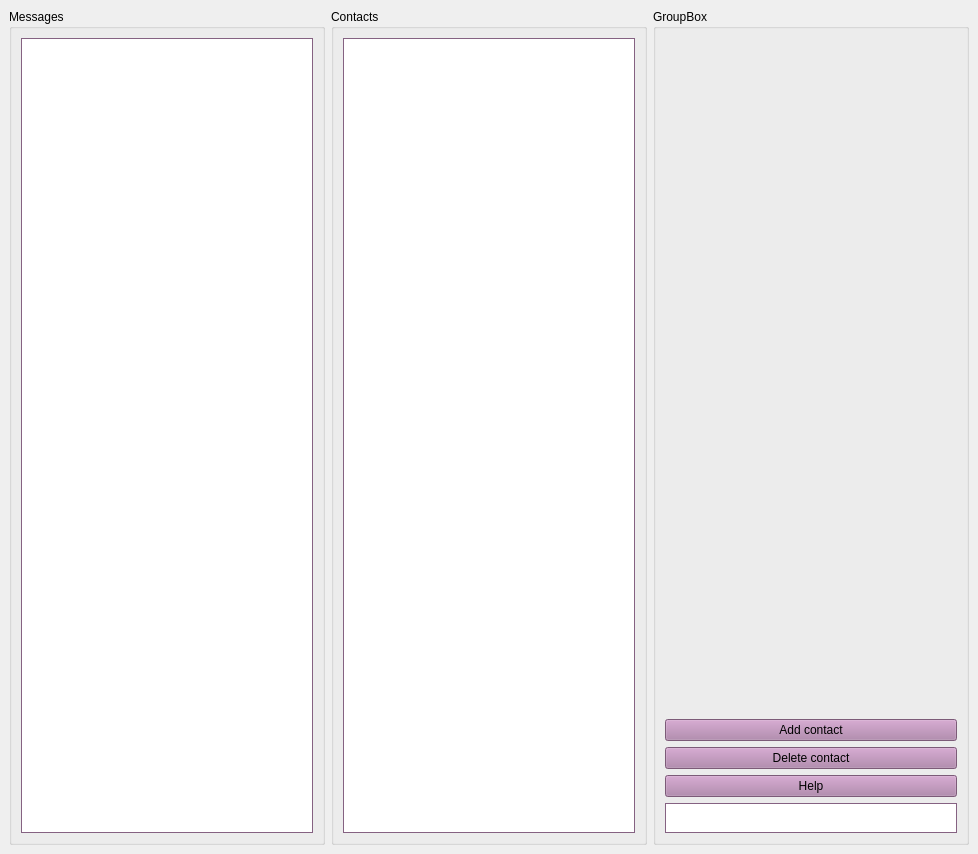
<?xml version="1.0" encoding="UTF-8"?>
<ui version="4.0">
 <class>MainWindow</class>
 <widget class="QMainWindow" name="MainWindow">
  <property name="geometry">
   <rect>
    <x>0</x>
    <y>0</y>
    <width>978</width>
    <height>854</height>
   </rect>
  </property>
  <property name="sizePolicy">
   <sizepolicy hsizetype="Expanding" vsizetype="Expanding">
    <horstretch>4</horstretch>
    <verstretch>4</verstretch>
   </sizepolicy>
  </property>
  <property name="minimumSize">
   <size>
    <width>533</width>
    <height>414</height>
   </size>
  </property>
  <property name="maximumSize">
   <size>
    <width>978</width>
    <height>854</height>
   </size>
  </property>
  <property name="baseSize">
   <size>
    <width>809</width>
    <height>618</height>
   </size>
  </property>
  <property name="windowTitle">
   <string>MainWindow</string>
  </property>
  <widget class="QWidget" name="centralwidget">
   <property name="palette">
    <palette>
     <active>
      <colorrole role="WindowText">
       <brush brushstyle="SolidPattern">
        <color alpha="255">
         <red>0</red>
         <green>0</green>
         <blue>0</blue>
        </color>
       </brush>
      </colorrole>
      <colorrole role="Button">
       <brush brushstyle="SolidPattern">
        <color alpha="255">
         <red>173</red>
         <green>127</green>
         <blue>168</blue>
        </color>
       </brush>
      </colorrole>
      <colorrole role="Light">
       <brush brushstyle="SolidPattern">
        <color alpha="255">
         <red>255</red>
         <green>192</green>
         <blue>249</blue>
        </color>
       </brush>
      </colorrole>
      <colorrole role="Midlight">
       <brush brushstyle="SolidPattern">
        <color alpha="255">
         <red>214</red>
         <green>159</green>
         <blue>208</blue>
        </color>
       </brush>
      </colorrole>
      <colorrole role="Dark">
       <brush brushstyle="SolidPattern">
        <color alpha="255">
         <red>86</red>
         <green>63</green>
         <blue>84</blue>
        </color>
       </brush>
      </colorrole>
      <colorrole role="Mid">
       <brush brushstyle="SolidPattern">
        <color alpha="255">
         <red>115</red>
         <green>84</green>
         <blue>112</blue>
        </color>
       </brush>
      </colorrole>
      <colorrole role="Text">
       <brush brushstyle="SolidPattern">
        <color alpha="255">
         <red>0</red>
         <green>0</green>
         <blue>0</blue>
        </color>
       </brush>
      </colorrole>
      <colorrole role="BrightText">
       <brush brushstyle="SolidPattern">
        <color alpha="255">
         <red>255</red>
         <green>255</green>
         <blue>255</blue>
        </color>
       </brush>
      </colorrole>
      <colorrole role="ButtonText">
       <brush brushstyle="SolidPattern">
        <color alpha="255">
         <red>0</red>
         <green>0</green>
         <blue>0</blue>
        </color>
       </brush>
      </colorrole>
      <colorrole role="Base">
       <brush brushstyle="SolidPattern">
        <color alpha="255">
         <red>255</red>
         <green>255</green>
         <blue>255</blue>
        </color>
       </brush>
      </colorrole>
      <colorrole role="Window">
       <brush brushstyle="SolidPattern">
        <color alpha="255">
         <red>173</red>
         <green>127</green>
         <blue>168</blue>
        </color>
       </brush>
      </colorrole>
      <colorrole role="Shadow">
       <brush brushstyle="SolidPattern">
        <color alpha="255">
         <red>0</red>
         <green>0</green>
         <blue>0</blue>
        </color>
       </brush>
      </colorrole>
      <colorrole role="AlternateBase">
       <brush brushstyle="SolidPattern">
        <color alpha="255">
         <red>214</red>
         <green>191</green>
         <blue>211</blue>
        </color>
       </brush>
      </colorrole>
      <colorrole role="ToolTipBase">
       <brush brushstyle="SolidPattern">
        <color alpha="255">
         <red>255</red>
         <green>255</green>
         <blue>220</blue>
        </color>
       </brush>
      </colorrole>
      <colorrole role="ToolTipText">
       <brush brushstyle="SolidPattern">
        <color alpha="255">
         <red>0</red>
         <green>0</green>
         <blue>0</blue>
        </color>
       </brush>
      </colorrole>
     </active>
     <inactive>
      <colorrole role="WindowText">
       <brush brushstyle="SolidPattern">
        <color alpha="255">
         <red>0</red>
         <green>0</green>
         <blue>0</blue>
        </color>
       </brush>
      </colorrole>
      <colorrole role="Button">
       <brush brushstyle="SolidPattern">
        <color alpha="255">
         <red>173</red>
         <green>127</green>
         <blue>168</blue>
        </color>
       </brush>
      </colorrole>
      <colorrole role="Light">
       <brush brushstyle="SolidPattern">
        <color alpha="255">
         <red>255</red>
         <green>192</green>
         <blue>249</blue>
        </color>
       </brush>
      </colorrole>
      <colorrole role="Midlight">
       <brush brushstyle="SolidPattern">
        <color alpha="255">
         <red>214</red>
         <green>159</green>
         <blue>208</blue>
        </color>
       </brush>
      </colorrole>
      <colorrole role="Dark">
       <brush brushstyle="SolidPattern">
        <color alpha="255">
         <red>86</red>
         <green>63</green>
         <blue>84</blue>
        </color>
       </brush>
      </colorrole>
      <colorrole role="Mid">
       <brush brushstyle="SolidPattern">
        <color alpha="255">
         <red>115</red>
         <green>84</green>
         <blue>112</blue>
        </color>
       </brush>
      </colorrole>
      <colorrole role="Text">
       <brush brushstyle="SolidPattern">
        <color alpha="255">
         <red>0</red>
         <green>0</green>
         <blue>0</blue>
        </color>
       </brush>
      </colorrole>
      <colorrole role="BrightText">
       <brush brushstyle="SolidPattern">
        <color alpha="255">
         <red>255</red>
         <green>255</green>
         <blue>255</blue>
        </color>
       </brush>
      </colorrole>
      <colorrole role="ButtonText">
       <brush brushstyle="SolidPattern">
        <color alpha="255">
         <red>0</red>
         <green>0</green>
         <blue>0</blue>
        </color>
       </brush>
      </colorrole>
      <colorrole role="Base">
       <brush brushstyle="SolidPattern">
        <color alpha="255">
         <red>255</red>
         <green>255</green>
         <blue>255</blue>
        </color>
       </brush>
      </colorrole>
      <colorrole role="Window">
       <brush brushstyle="SolidPattern">
        <color alpha="255">
         <red>173</red>
         <green>127</green>
         <blue>168</blue>
        </color>
       </brush>
      </colorrole>
      <colorrole role="Shadow">
       <brush brushstyle="SolidPattern">
        <color alpha="255">
         <red>0</red>
         <green>0</green>
         <blue>0</blue>
        </color>
       </brush>
      </colorrole>
      <colorrole role="AlternateBase">
       <brush brushstyle="SolidPattern">
        <color alpha="255">
         <red>214</red>
         <green>191</green>
         <blue>211</blue>
        </color>
       </brush>
      </colorrole>
      <colorrole role="ToolTipBase">
       <brush brushstyle="SolidPattern">
        <color alpha="255">
         <red>255</red>
         <green>255</green>
         <blue>220</blue>
        </color>
       </brush>
      </colorrole>
      <colorrole role="ToolTipText">
       <brush brushstyle="SolidPattern">
        <color alpha="255">
         <red>0</red>
         <green>0</green>
         <blue>0</blue>
        </color>
       </brush>
      </colorrole>
     </inactive>
     <disabled>
      <colorrole role="WindowText">
       <brush brushstyle="SolidPattern">
        <color alpha="255">
         <red>86</red>
         <green>63</green>
         <blue>84</blue>
        </color>
       </brush>
      </colorrole>
      <colorrole role="Button">
       <brush brushstyle="SolidPattern">
        <color alpha="255">
         <red>173</red>
         <green>127</green>
         <blue>168</blue>
        </color>
       </brush>
      </colorrole>
      <colorrole role="Light">
       <brush brushstyle="SolidPattern">
        <color alpha="255">
         <red>255</red>
         <green>192</green>
         <blue>249</blue>
        </color>
       </brush>
      </colorrole>
      <colorrole role="Midlight">
       <brush brushstyle="SolidPattern">
        <color alpha="255">
         <red>214</red>
         <green>159</green>
         <blue>208</blue>
        </color>
       </brush>
      </colorrole>
      <colorrole role="Dark">
       <brush brushstyle="SolidPattern">
        <color alpha="255">
         <red>86</red>
         <green>63</green>
         <blue>84</blue>
        </color>
       </brush>
      </colorrole>
      <colorrole role="Mid">
       <brush brushstyle="SolidPattern">
        <color alpha="255">
         <red>115</red>
         <green>84</green>
         <blue>112</blue>
        </color>
       </brush>
      </colorrole>
      <colorrole role="Text">
       <brush brushstyle="SolidPattern">
        <color alpha="255">
         <red>86</red>
         <green>63</green>
         <blue>84</blue>
        </color>
       </brush>
      </colorrole>
      <colorrole role="BrightText">
       <brush brushstyle="SolidPattern">
        <color alpha="255">
         <red>255</red>
         <green>255</green>
         <blue>255</blue>
        </color>
       </brush>
      </colorrole>
      <colorrole role="ButtonText">
       <brush brushstyle="SolidPattern">
        <color alpha="255">
         <red>86</red>
         <green>63</green>
         <blue>84</blue>
        </color>
       </brush>
      </colorrole>
      <colorrole role="Base">
       <brush brushstyle="SolidPattern">
        <color alpha="255">
         <red>173</red>
         <green>127</green>
         <blue>168</blue>
        </color>
       </brush>
      </colorrole>
      <colorrole role="Window">
       <brush brushstyle="SolidPattern">
        <color alpha="255">
         <red>173</red>
         <green>127</green>
         <blue>168</blue>
        </color>
       </brush>
      </colorrole>
      <colorrole role="Shadow">
       <brush brushstyle="SolidPattern">
        <color alpha="255">
         <red>0</red>
         <green>0</green>
         <blue>0</blue>
        </color>
       </brush>
      </colorrole>
      <colorrole role="AlternateBase">
       <brush brushstyle="SolidPattern">
        <color alpha="255">
         <red>173</red>
         <green>127</green>
         <blue>168</blue>
        </color>
       </brush>
      </colorrole>
      <colorrole role="ToolTipBase">
       <brush brushstyle="SolidPattern">
        <color alpha="255">
         <red>255</red>
         <green>255</green>
         <blue>220</blue>
        </color>
       </brush>
      </colorrole>
      <colorrole role="ToolTipText">
       <brush brushstyle="SolidPattern">
        <color alpha="255">
         <red>0</red>
         <green>0</green>
         <blue>0</blue>
        </color>
       </brush>
      </colorrole>
     </disabled>
    </palette>
   </property>
   <layout class="QGridLayout" name="gridLayout">
    <item row="0" column="0">
     <layout class="QHBoxLayout" name="horizontalLayout">
      <item>
       <widget class="QGroupBox" name="groupBox_2">
        <property name="title">
         <string>Messages</string>
        </property>
        <layout class="QGridLayout" name="gridLayout_3">
         <item row="0" column="0">
          <widget class="QListWidget" name="listWidgetMessages"/>
         </item>
        </layout>
       </widget>
      </item>
      <item>
       <widget class="QGroupBox" name="groupBox_3">
        <property name="title">
         <string>Contacts</string>
        </property>
        <layout class="QGridLayout" name="gridLayout_2">
         <item row="0" column="0">
          <widget class="QListWidget" name="listWidgetContacts"/>
         </item>
        </layout>
       </widget>
      </item>
      <item>
       <widget class="QGroupBox" name="groupBox">
        <property name="title">
         <string>GroupBox</string>
        </property>
        <layout class="QVBoxLayout" name="verticalLayout">
         <item>
          <spacer name="verticalSpacer">
           <property name="orientation">
            <enum>Qt::Vertical</enum>
           </property>
           <property name="sizeHint" stdset="0">
            <size>
             <width>20</width>
             <height>40</height>
            </size>
           </property>
          </spacer>
         </item>
         <item>
          <widget class="QPushButton" name="pushButtonAddContact">
           <property name="text">
            <string>Add contact</string>
           </property>
          </widget>
         </item>
         <item>
          <widget class="QPushButton" name="pushButtonDelContact">
           <property name="text">
            <string>Delete contact</string>
           </property>
          </widget>
         </item>
         <item>
          <widget class="QPushButton" name="pushButton">
           <property name="text">
            <string>Help</string>
           </property>
          </widget>
         </item>
         <item>
          <widget class="QTextEdit" name="textEditName">
           <property name="maximumSize">
            <size>
             <width>16777215</width>
             <height>30</height>
            </size>
           </property>
          </widget>
         </item>
        </layout>
       </widget>
      </item>
     </layout>
    </item>
   </layout>
  </widget>
 </widget>
 <resources/>
 <connections/>
</ui>
